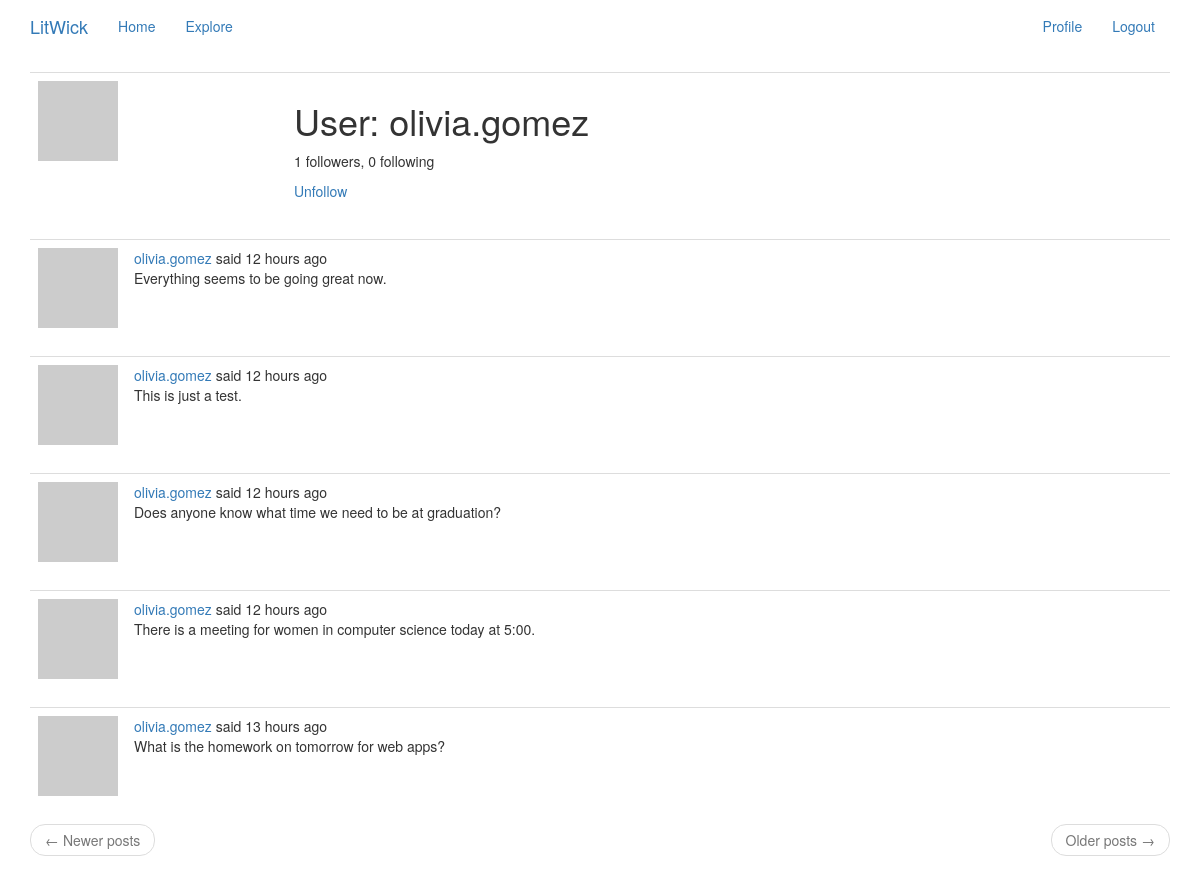
/user/olivia.gomez (signed in), run on the app's committed database.
### app/models.py (models this page shows, shortened)
class PaginatedAPIMixin(object):
    @staticmethod
    def to_collection_dict(query, page, per_page, endpoint, **kwargs):
        resources = query.paginate(page, per_page, False)
        data = {
            'items': [item.to_dict() for item in resources.items],
            '_meta': {
                'page': page,
                'per_page': per_page,
                'total_pages': resources.pages,
                'total_items': resources.total
            },
            '_links': {
                'self': url_for(endpoint, page=page, per_page=per_page,
                                **kwargs),
                'next': url_for(endpoint, page=page + 1, per_page=per_page,
                                **kwargs) if resources.has_next else None,
                'prev': url_for(endpoint, page=page - 1, per_page=per_page,
                                **kwargs) if resources.has_prev else None
            }
        }
        return data

class User(UserMixin, PaginatedAPIMixin, db.Model):
    id = db.Column(db.Integer, primary_key=True)
    username = db.Column(db.String(64), index=True, unique=True)
    email = db.Column(db.String(120), index=True, unique=True)
    password_hash = db.Column(db.String(128))
    posts = db.relationship('Post', backref='author', lazy='dynamic')
    about_me = db.Column(db.String(140))
    last_seen = db.Column(db.DateTime, default=datetime.utcnow)
    token = db.Column(db.String(32), index=True, unique=True)
    token_expiration = db.Column(db.DateTime)
    followed = db.relationship(
        'User', secondary=followers,
        primaryjoin=(followers.c.follower_id == id),
        secondaryjoin=(followers.c.followed_id == id),
        backref=db.backref('followers', lazy='dynamic'), lazy='dynamic')
    messages_sent = db.relationship('Message',
                                    foreign_keys='Message.sender_id',
                                    backref='author', lazy='dynamic')
    messages_received = db.relationship('Message',
                                        foreign_keys='Message.recipient_id',
                                        backref='recipient', lazy='dynamic')
    last_message_read_time = db.Column(db.DateTime)
    notifications = db.relationship('Notification', backref='user',
                                    lazy='dynamic')
    tasks = db.relationship('Task', backref='user', lazy='dynamic')
    def avatar(self, size):
        digest = md5(self.email.lower().encode('utf-8')).hexdigest()
        return 'https://www.gravatar.com/avatar/{}?d=identicon&s={}'.format(
            digest, size)
    def is_following(self, user):
        return self.followed.filter(
            followers.c.followed_id == user.id).count() > 0
    def get_tasks_in_progress(self):
        return Task.query.filter_by(user=self, complete=False).all()

class SearchableMixin(object):
    @classmethod
    def before_commit(cls, session):
        session._changes = {
            'add': list(session.new),
            'update': list(session.dirty),
            'delete': list(session.deleted)
        }
    @classmethod
    def after_commit(cls, session):
        for obj in session._changes['add']:
            if isinstance(obj, SearchableMixin):
                add_to_index(obj.__tablename__, obj)
        for obj in session._changes['update']:
            if isinstance(obj, SearchableMixin):
                add_to_index(obj.__tablename__, obj)
        for obj in session._changes['delete']:
            if isinstance(obj, SearchableMixin):
                remove_from_index(obj.__tablename__, obj)
        session._changes = None

class Post(SearchableMixin, db.Model):
    __searchable__ = ['body']
    id = db.Column(db.Integer, primary_key=True)
    body = db.Column(db.String(140))
    timestamp = db.Column(db.DateTime, index=True, default=datetime.utcnow)
    user_id = db.Column(db.Integer, db.ForeignKey('user.id'))
    language = db.Column(db.String(5))

### app/main/routes.py (the view)
@bp.route('/user/<username>')
@login_required
def user(username):
    user = User.query.filter_by(username=username).first_or_404()
    page = request.args.get('page', 1, type=int)
    posts = user.posts.order_by(Post.timestamp.desc()).paginate(
        page, current_app.config['POSTS_PER_PAGE'], False)
    next_url = url_for('main.user', username=user.username,
                       page=posts.next_num) if posts.has_next else None
    prev_url = url_for('main.user', username=user.username,
                       page=posts.prev_num) if posts.has_prev else None
    return render_template('user.html', user=user, posts=posts.items,
                           next_url=next_url, prev_url=prev_url)

### app/main/routes.py (called while the page is built)
@bp.before_app_request
def before_request():
    if current_user.is_authenticated:
        current_user.last_seen = datetime.utcnow()
        db.session.commit()
        g.search_form = SearchForm()
    g.locale = str(get_locale())

### app/models.py (called while the page is built)
@login.user_loader
def load_user(id):
    return User.query.get(int(id))

### app/templates/user.html (shortened to what this page needs)
{% extends "base.html" %}
{% block app_content %}
    <table class="table table-hover table-dark">
        <tr>
            <td width="256px"><img src="{{ user.avatar(256) }}"></td>
            <td>
                <h1>{{ _('User') }}: {{ user.username }}</h1>
                <p>{{ _('%(count)d followers', count=user.followers.count()) }}, {{ _('%(count)d following', count=user.followed.count()) }}</p>
                {% if user == current_user %}
                <p><a href="{{ url_for('main.edit_profile') }}">{{ _('Edit your profile') }}</a></p>
                {% elif not current_user.is_following(user) %}
                <p><a href="{{ url_for('main.follow', username=user.username) }}">{{ _('Follow') }}</a></p>
                {% else %}
                <p><a href="{{ url_for('main.unfollow', username=user.username) }}">{{ _('Unfollow') }}</a></p>
                {% endif %}
            </td>
        </tr>
    </table>
    {% for post in posts %}
        {% include '_post.html' %}
    {% endfor %}
    <nav aria-label="...">
        <ul class="pager">
            <li class="previous{% if not prev_url %} disabled{% endif %}">
                <a href="{{ prev_url or '#' }}">
                    <span aria-hidden="true">&larr;</span> {{ _('Newer posts') }}
                </a>
            </li>
            <li class="next{% if not next_url %} disabled{% endif %}">
                <a href="{{ next_url or '#' }}">
                    {{ _('Older posts') }} <span aria-hidden="true">&rarr;</span>
                </a>
            </li>
        </ul>
    </nav>
{% endblock %}

### app/templates/_post.html (shortened to what this page needs)
    <table class="table table-hover table-dark">
        <tr>
            <td width="70px">
                <a href="{{ url_for('main.user', username=post.author.username) }}">
                    <img src="{{ post.author.avatar(70) }}" />
                </a>
            </td>
            <td>
                {{ _('%(username)s said %(when)s',
                    username=user_link, when=moment(post.timestamp).fromNow()) }}
                <br>
                <span id="post{{ post.id }}">{{ post.body }}</span>
            </td>
        </tr>
    </table>

### data on the page
User: username "olivia.gomez"
Post: body "Everything seems to be going great now."
Post: body "This is just a test."
Post: body "Does anyone know what time we need to be at graduation?"
Post: body "There is a meeting for women in computer science today at 5:00."
Post: body "What is the homework on tomorrow for web apps?"
